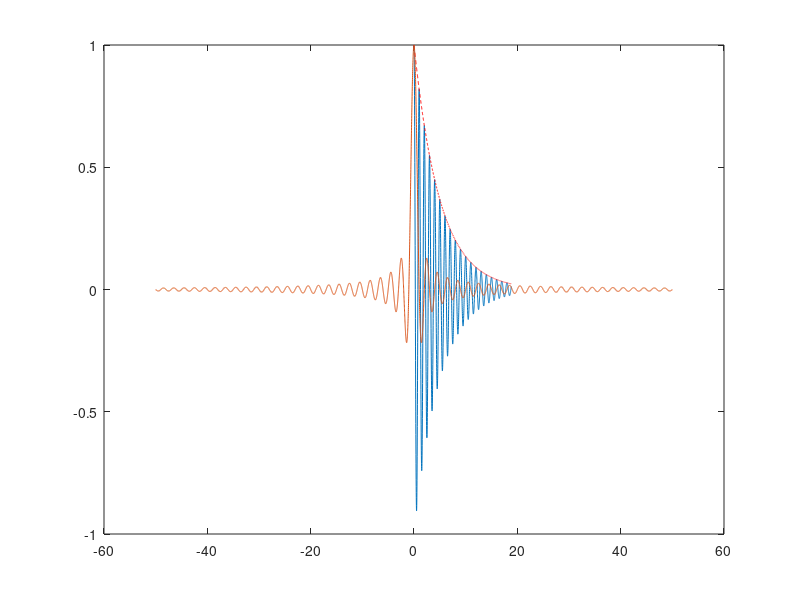

MATLAB code to generate this figure:
%snippets of code for thesis figures

%% make a spiral
t = linspace(0, 20*pi, 1000);
x = t.*cos(t);
y = t.*sin(t);
z = t/3;
plot3(x,y,z, 'r')

%% damped sine wave
x = 0:0.01:6*pi;
y = 1.*exp(-0.2*x).*cos(2*pi*x); % damped sine wave
plot(x,y)
hold on
plot(x,exp(-0.2*x),'--r') % add exp line

%% gradient echo


%% sinc wave
x = -50:0.01:50;
plot(x, sinc(x));
